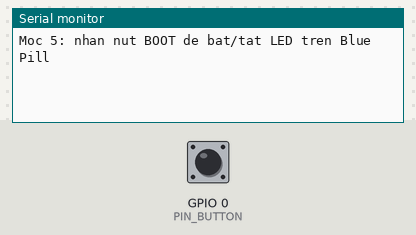
The sketch below on a simulated ESP32. On the bench: the last lines printed to the serial monitor. Inputs (shaded band) come from the test bench; at power-on: GPIO 0 (PIN_BUTTON) HIGH. No CAN messages arrive unless stated.

Above: at 1.2 s.
1.3 s: GPIO 0 (PIN_BUTTON) pulled LOW for 0.15 s
At 2.6 s:
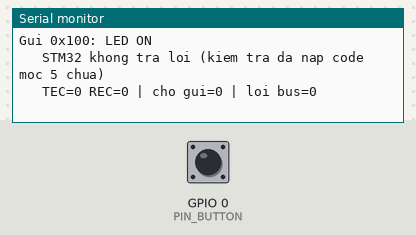
2.9 s: GPIO 0 (PIN_BUTTON) pulled LOW for 1 s
At 3.8 s:
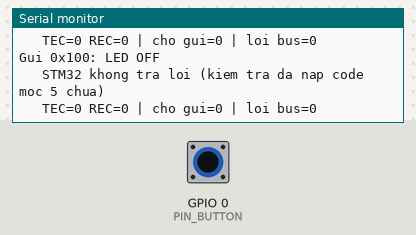

Measured:
- after the input at 1.3 s, the serial monitor: prints a new line at once (image 1)
- after the input at 2.9 s, the serial monitor: prints a new line at once (image 2)

The sketch:

m5_button_cmd.ino
```cpp
#include "driver/twai.h"

#define PIN_TX      GPIO_NUM_25
#define PIN_RX      GPIO_NUM_26
#define PIN_BUTTON  0             /* nut BOOT */

#define ID_LED_CMD      0x100
#define ID_LED_STATUS   0x200

#define DEBOUNCE_MS     30
#define REPLY_TIMEOUT   100       /* ms */

uint8_t led_cmd = 0;              /* lenh LED da gui gan nhat */

/* Chong doi nut */
int last_read = HIGH;             /* lan doc truoc */
int stable = HIGH;                /* trang thai da on dinh */
unsigned long last_change = 0;    /* thoi diem lan doc thay doi */

/* Cho tra loi */
bool waiting_reply = false;
unsigned long sent_time = 0;

void print_status()
{
  twai_status_info_t s;
  twai_get_status_info(&s);
  Serial.printf("   TEC=%lu REC=%lu | cho gui=%lu | loi bus=%lu\n",
                s.tx_error_counter, s.rx_error_counter,
                s.msgs_to_tx, s.bus_error_count);
}

void send_led_cmd()
{
  twai_message_t msg = {};
  msg.identifier = ID_LED_CMD;
  msg.data_length_code = 1;
  msg.data[0] = led_cmd;

  if (twai_transmit(&msg, pdMS_TO_TICKS(10)) == ESP_OK) {
    Serial.printf("Gui 0x100: LED %s\n", led_cmd ? "ON" : "OFF");
    waiting_reply = true;
    sent_time = millis();
  } else {
    Serial.println("Hang doi TX day, khong gui duoc");
  }
}

/* Tra ve true dung 1 lan moi khi nut vua duoc nhan xuong */
bool button_pressed()
{
  int r = digitalRead(PIN_BUTTON);

  if (r != last_read) {           /* tin hieu vua doi -> bat dau dem lai */
    last_read = r;
    last_change = millis();
  }

  if (millis() - last_change > DEBOUNCE_MS && r != stable) {
    stable = r;                   /* da giu yen du lau -> chap nhan */
    if (stable == LOW) {
      return true;                /* canh nhan xuong */
    }
  }
  return false;
}

void setup()
{
  Serial.begin(115200);
  pinMode(PIN_BUTTON, INPUT_PULLUP);

  twai_general_config_t g = TWAI_GENERAL_CONFIG_DEFAULT(PIN_TX, PIN_RX, TWAI_MODE_NORMAL);
  twai_timing_config_t  t = TWAI_TIMING_CONFIG_500KBITS();
  twai_filter_config_t  f = TWAI_FILTER_CONFIG_ACCEPT_ALL();

  if (twai_driver_install(&g, &t, &f) != ESP_OK || twai_start() != ESP_OK) {
    Serial.println("Loi khoi dong TWAI");
    while (1) {
      delay(1000);
    }
  }
  Serial.println("\nMoc 5: nhan nut BOOT de bat/tat LED tren Blue Pill");
}

void loop()
{
  /* 1. Nut nhan -> doi lenh va gui */
  if (button_pressed()) {
    led_cmd = !led_cmd;
    send_led_cmd();
  }

  /* 2. Lay het frame dang co trong hang doi RX (khong cho) */
  twai_message_t rx;
  while (twai_receive(&rx, 0) == ESP_OK) {
    if (rx.identifier == ID_LED_STATUS && rx.data_length_code >= 1) {
      unsigned long dt = millis() - sent_time;
      Serial.printf("   STM32 bao: LED %s (sau %lu ms)\n",
                    rx.data[0] ? "ON" : "OFF", dt);
      if (rx.data[0] != led_cmd) {
        Serial.println("   !! Trang thai khong khop lenh");
      }
      waiting_reply = false;
      print_status();
    }
  }

  /* 3. Qua thoi gian ma chua co tra loi */
  if (waiting_reply && millis() - sent_time > REPLY_TIMEOUT) {
    Serial.println("   STM32 khong tra loi (kiem tra da nap code moc 5 chua)");
    waiting_reply = false;
    print_status();
  }

  /* 4. Bus-off -> phuc hoi (giong moc 3) */
  twai_status_info_t s;
  twai_get_status_info(&s);
  if (s.state == TWAI_STATE_BUS_OFF) {
    Serial.println("BUS-OFF, dang phuc hoi...");
    twai_initiate_recovery();
  } else if (s.state == TWAI_STATE_STOPPED) {
    twai_start();
  }
}
```
